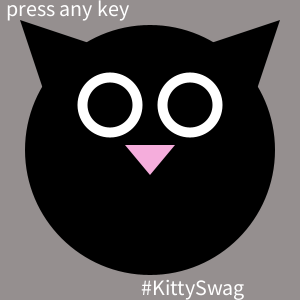
Frame 1 (no input)
Frame 60 (the mouse pressed at the canvas centre just before this capture): identical to frame 1, image omitted
Frame 120 (the mouse held since frame 60 and released just before this capture): identical to frame 1, image omitted

The Processing sketch that drew this single still picture (run headless with seeded random() and noise(); from frame 60 on, the mouse is pressed at the canvas centre):

// Processing sketch: processing_134893
// ── processing_134893.pde

/*
    Tiffany Vedua - Week 3
    RAINBOW KITTIES
*/
 
boolean change = false;
String keyPrompt = "press any key";
float eyeSize[] = {50,75};
float irisSize[] = {40,50};
float irisColor[] = {0,255,0,255,0,255};
float pupilSize[] = {15,40};
float faceSize[] = {200,275};
float furColor[] = {0,255,0,255,0,255};
float whiskerSize[] = {30,90};
float kittySwag[] = {-150,40};
float _irisSize = 45;
float _irisColorR = 0;
float _irisColorG = 0;
float _irisColorB = 0;
float _furColorR = 0;
float _furColorG = 0;
float _furColorB = 0;
float _eyeSize = 65;
float _pupilSize = 20;
float _faceSize = 250;
float _whiskerSize = 75;
float _kittySwag = -10;

 
void setup(){
  size(300, 300);
  background(149,143,143);
  textSize(12);
}
 
void draw(){
  cat();
  smooth();
  text(keyPrompt,-145,-135);
}
 
void keyPressed(){
  _eyeSize = random(eyeSize[0],eyeSize[1]);
  _irisColorR = random(irisColor[0],irisColor[1]);
  _irisColorG = random(irisColor[2],irisColor[3]);
  _irisColorB = random(irisColor[4],irisColor[5]);
  _pupilSize = random(pupilSize[0],pupilSize[1]);
  _faceSize = random(faceSize[0],faceSize[1]);
  _furColorR = random(furColor[0],furColor[1]);
  _furColorG = random(furColor[2],furColor[3]);
  _furColorB = random(furColor[4],furColor[5]);
  _whiskerSize = random(whiskerSize[0],whiskerSize[1]);
  _kittySwag = random(kittySwag[0],kittySwag[1]);
      
  keyPrompt = ("");
}
 
void cat(){
  background(149,143,143);
  noStroke();
  rectMode(CENTER);
  translate(150,150);
   
  //FACE
  fill(_furColorR,_furColorG,_furColorB); 
  ellipse(0,0,_faceSize,_faceSize);
  
  //EARS
  triangle(-130,-130,-10,-90,-90,-10);
  triangle(10,-90,90,-10,130,-130);
   
  //EYES
  fill(255); 
  ellipse(-40, -45, _eyeSize, _eyeSize);
  ellipse(40, -45, _eyeSize, _eyeSize);
  fill(_irisColorR,_irisColorG,_irisColorB);
  ellipse(-40,-45,_irisSize,_irisSize);
  ellipse(40,-45,_irisSize,_irisSize);
  fill(0);
  ellipse(-40, -45, _pupilSize, _pupilSize);
  ellipse(40, -45, _pupilSize, _pupilSize);
  
  //MOUTH
  strokeWeight(3);
  stroke(0); 
  line(-1,0,0,65);
  noFill();
  arc(-25,65,50,50,0,PI);
  arc(25,65,50,50,0,PI);  
  
  //NOSE
  strokeWeight(3);
  stroke(0); 
  line((_whiskerSize*-1),0,_whiskerSize,0);      //    WHISKERS
  line((_whiskerSize*-1),15,_whiskerSize,15);
  noStroke();
  fill(245,173,220);
  triangle(0,25,-25,-5,25,-5);

  //DOTS
  fill(0);
  //LEFT
  ellipse(-100,-5,5,5);
  ellipse(-90,-5,5,5);
  ellipse(-95,5,5,5);
  //RIGHT
  ellipse(100,-5,5,5);
  ellipse(90,-5,5,5);
  ellipse(95,5,5,5);
  
  //TEXT
  textSize(22);
  fill(255,255,255);
  text("#KittySwag",_kittySwag,145);
   

}
